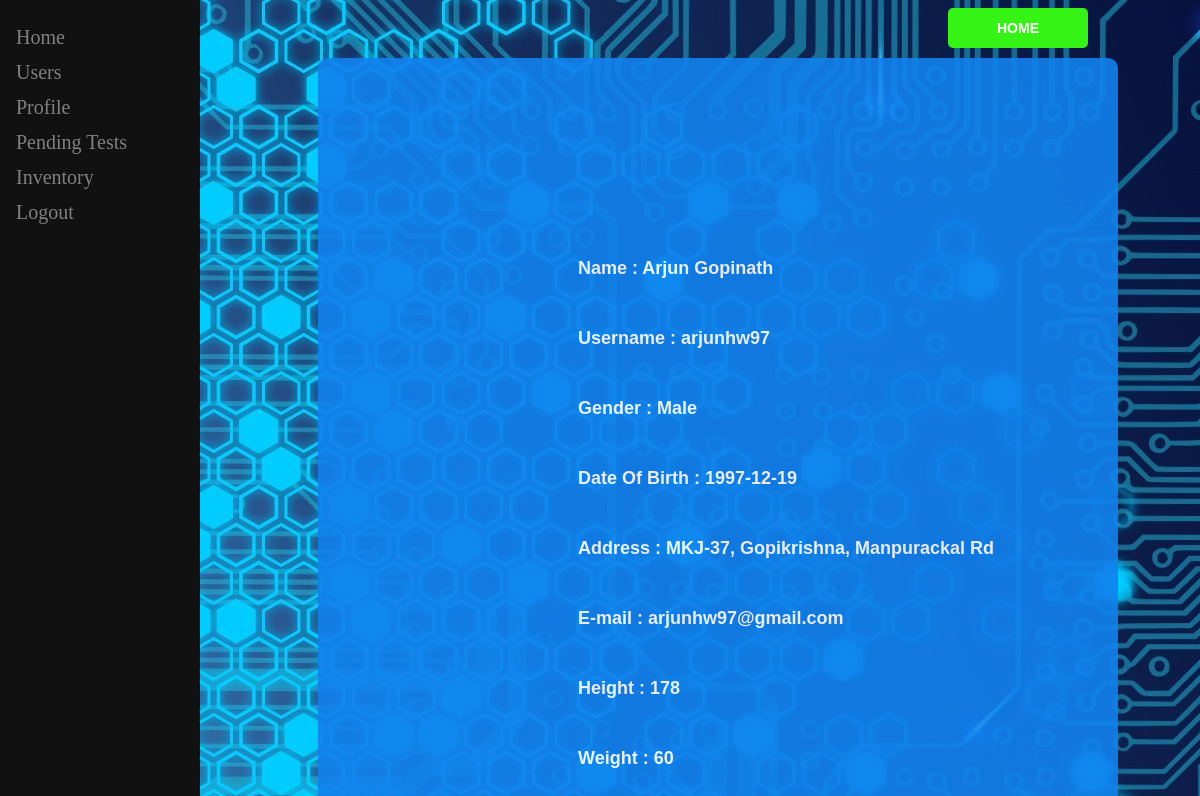
Page /uprof.php?uname=arjunhw97 on the committed database.
### tables this page shows
CREATE TABLE `userinfo` (
  `firstname` varchar(20) NOT NULL,
  `lastname` varchar(20) NOT NULL,
  `gender` varchar(20) NOT NULL,
  `dateofbirth` date NOT NULL,
  `username` varchar(20) NOT NULL,
  `password` varchar(20) NOT NULL,
  `address` varchar(100) NOT NULL,
  `phoneno:` varchar(10) NOT NULL,
  `email` varchar(20) NOT NULL,
  `height` int(3) NOT NULL,
  `weight` int(3) NOT NULL
);

### uprof.php (the view, shortened to what this page needs)
<?php
$u = $_GET['uname']
?>
<!DOCTYPE html>
<html>
<head>
   <link rel="stylesheet" type="text/css" href="css/uprof.css">
</head>
<form method="post" action="">
<input type="submit" name="b1" class="btn" value="HOME">
</form>
<body>
<div class="container">
<?php
        $db = 'medi';
        $user = 'arjun';
        $pass = '123';
        $conn = mysqli_connect('localhost',$user,$pass,$db);
        $sql = "SELECT * FROM `userinfo` WHERE username='$u';";
        $res = mysqli_query($conn, $sql);
        $r = mysqli_fetch_assoc($res);
        echo "<h3 class='l1'> Name :  ".$r['firstname']." ".$r['lastname']."</h3>";
        echo "<h3 class='l2'> Username :  ".$r['username']." "."</h3>";
        echo "<h3 class='l3'> Gender :  ".$r['gender']." "."</h3>";
        echo "<h3 class='l4'> Date Of Birth : ".$r['dateofbirth']." "."</h3>";
        echo "<h3 class='l5'> Address :  ".$r['address']." "."</h3>";
        echo "<h3 class='l6'> E-mail :  ".$r['email']." "."</h3>";
        echo "<h3 class='l7'> Height :  ".$r['height']." "."</h3>";
        echo "<h3 class='l8'> Weight :  ".$r['weight']." "."</h3>";
?>
</div>
<div class="sidenav">
  <a href="labhome.php">Home</a>
  <a href="userlist.php">Users</a>
  <a href="labprof.php">Profile</a>
  <a href="ptests.php">Pending Tests</a>
  <a href="labinvent.php">Inventory</a>
  <a href="logout.php">Logout</a>
</div>
</body>
</html>
</html>

### css/uprof.css (style rules this page uses)
body { background: #eee; width: 100%; height: 100%; background: url('images/labtech.jpg') ; position: absolute; }
.container { width: 800px; height: 900px; position: absolute; margin-left: 310px; margin-top: 50px; border-radius: 10px; background: #1181EE; opacity: 0.9; }
.btn { width: 140px; height: 40px; background: #34f315; font-size: 14px; margin-right: 10%; font-weight: bold; border-radius: 5px; border: none; color: #fff; position: absolute; right: 0px; }
.l1 { position: absolute; font-size: 18px; margin-left: 250px; margin-top: 200px; font-family: Arial; color:white; padding-left: 10px; }
.l2 { position: absolute; font-size: 18px; font-family: Arial; margin-left: 250px; margin-top: 270px; color:white; padding-left: 10px; }
.l3 { position: absolute; font-size: 18px; font-family: Arial; color:white; margin-left: 250px; margin-top: 340px; padding-left: 10px; }
.l4 { position: absolute; font-size: 18px; font-family: Arial; color:white; margin-left: 250px; margin-top: 410px; padding-left: 10px; }
.l5 { position: absolute; font-size: 18px; font-family: Arial; color:white; margin-left: 250px; margin-top: 480px; padding-left: 10px; }
.l6 { position: absolute; font-size: 18px; font-family: Arial; color:white; margin-top: 25px; margin-left: 250px; margin-top: 550px; padding-left: 10px; }
.l7 { position: absolute; font-size: 18px; font-family: Arial; color:white; margin-left: 250px; margin-top: 620px; padding-left: 10px; }
.l8 { position: absolute; font-size: 18px; font-family: Arial; color:white; margin-left: 250px; margin-top: 690px; padding-left: 10px; }
.sidenav { height: 100%; width: 200px; position: fixed; z-index: 1; top: 0; left: 0; background-color: #111; overflow-x: hidden; padding-top: 20px; }
.sidenav a, .dropdown-btn { padding: 6px 8px 6px 16px; text-decoration: none; font-size: 20px; color: #818181; display: block; border: none; background: none; width:100%; text-align: left; cursor: pointer; outline: none; }

### rows in the picture
userinfo: firstname "Arjun", lastname "Gopinath", username "arjunhw97", gender "Male", dateofbirth "1997-12-19", address "MKJ-37, Gopikrishna, Manpurackal Rd", email "arjunhw97@gmail.com", height "178", weight "60"
